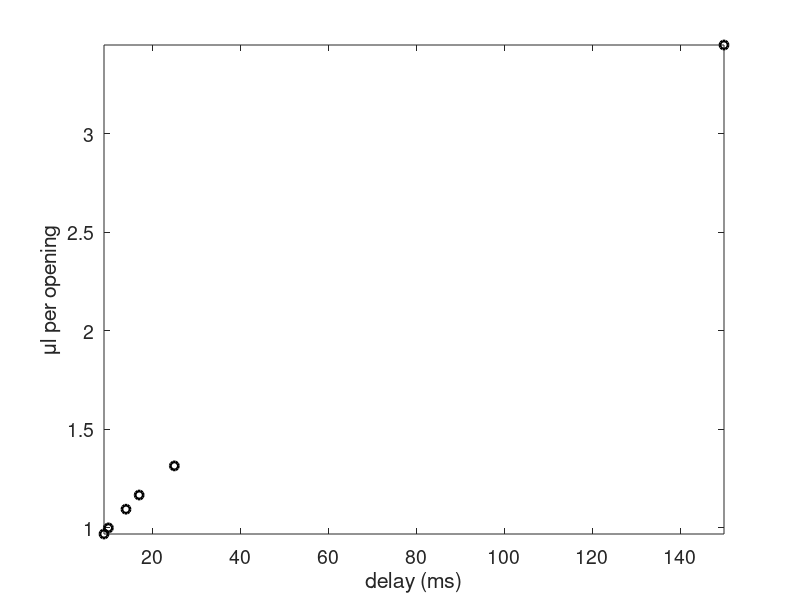

MATLAB code to generate this figure: (Note: this script raises an error after producing the figure.)
%% 26 JULY 2022 solenoid calibration center 
baseline_weight = 1.1309;

delay = [25 10 17 9 14 150]; % ms
weight = [ 1.2623 1.2308 1.2475 1.2277 1.2403 1.4761]; % weight with water from testing
n = ones(length(delay),1)*100; % number of valve openings
ul_opening = zeros(size(weight));
for ii = 1:length(delay)
    ul_opening(ii) = (weight(ii)-baseline_weight)/n(ii)*1000;
end

figure
[~,i] = sort(delay);
plot(delay(i),ul_opening(i),'ok','LineWidth',2)
set(gca,'FontSize',14)
xlabel('delay (ms)')
ylabel('\mul per opening')
axis tight

mdl = fitlm(delay,ul_opening);
pred_x = (1:1:50)';
pred_ul = predict(mdl,pred_x);
hold on;
plot(pred_x,pred_ul,'r-','LineWidth',2)

fprintf('closest to 1 ul: %d ms\n',pred_x(knnsearch(pred_ul,1)))

%% 26 JULY 2022 solenoid calibration LEFT 
baseline_weight = 1.1309;

delay = [170 300 126]; % ms
weight = [1.5082 1.7365 1.4336]; % weight with water from testing
n = ones(length(delay),1)*100; % number of valve openings
ul_opening = zeros(size(weight));
for ii = 1:length(delay)
    ul_opening(ii) = (weight(ii)-baseline_weight)/n(ii)*1000;
end

figure
[~,i] = sort(delay);
plot(delay(i),ul_opening(i),'ok','LineWidth',2)
set(gca,'FontSize',14)
xlabel('delay (ms)')
ylabel('\mul per opening')
axis tight

mdl = fitlm(delay,ul_opening);
pred_x = (10:1:500)';
pred_ul = predict(mdl,pred_x);
hold on;
plot(pred_x,pred_ul,'r-','LineWidth',2)

fprintf('closest to 2.2 ul: %d ms\n',pred_x(knnsearch(pred_ul,2)))

%% 26 JULY 2022 solenoid calibration RIGHT 
baseline_weight = 1.1309;

delay = [170 170 300 235 170 182]; % ms
weight = [1.4126 1.4151 1.5858 1.5025 1.4170 1.4284]; % weight with water from testing
n = ones(length(delay),1)*100; % number of valve openings
ul_opening = zeros(size(weight));
for ii = 1:length(delay)
    ul_opening(ii) = (weight(ii)-baseline_weight)/n(ii)*1000;
end

figure
[~,i] = sort(delay);
plot(delay(i),ul_opening(i),'ok','LineWidth',2)
set(gca,'FontSize',14)
xlabel('delay (ms)')
ylabel('\mul per opening')
axis tight

mdl = fitlm(delay,ul_opening);
pred_x = (10:1:500)';
pred_ul = predict(mdl,pred_x);
hold on;
plot(pred_x,pred_ul,'r-','LineWidth',2)

fprintf('closest to 2 ul: %d ms\n',pred_x(knnsearch(pred_ul,2)))




%% 7 JULY 2022 solenoid calibration RIGHT 
baseline_weight = 1.1309;

delay = [92 170 158 170]; % ms
weight = [1.4220 1.6679 1.6483 1.6801]; % weight with water from testing
n = ones(length(delay),1)*100; % number of valve openings
ul_opening = zeros(size(weight));
for ii = 1:length(delay)
    ul_opening(ii) = (weight(ii)-baseline_weight)/n(ii)*1000;
end

figure
[~,i] = sort(delay);
plot(delay(i),ul_opening(i),'ok','LineWidth',2)
set(gca,'FontSize',14)
xlabel('delay (ms)')
ylabel('\mul per opening')
axis tight

mdl = fitlm(delay,ul_opening);
pred_x = (10:1:250)';
pred_ul = predict(mdl,pred_x);
hold on;
plot(pred_x,pred_ul,'r-','LineWidth',2)

fprintf('closest to 3 ul: %d ms\n',pred_x(knnsearch(pred_ul,3)))



%% 7 JULY 2022 solenoid calibration LEFT 
baseline_weight = 1.1309;
n = [100 100 100 100 100 100]; % number of valve openings
delay = [116 170 162 160 150 170]; % ms
weight = [1.4804 1.6571 1.6490 1.6426 1.6198 1.6757]; % weight with water from testing
ul_opening = zeros(size(weight));
for ii = 1:length(delay)
    ul_opening(ii) = (weight(ii)-baseline_weight)/n(ii)*1000;
end

figure
[~,i] = sort(delay);
plot(delay(i),ul_opening(i),'ok','LineWidth',2)
set(gca,'FontSize',14)
xlabel('delay (ms)')
ylabel('\mul per opening')
axis tight

mdl = fitlm(delay,ul_opening);
pred_x = (10:1:250)';
pred_ul = predict(mdl,pred_x);
hold on;
plot(pred_x,pred_ul,'r-','LineWidth',2)

fprintf('closest to 3 ul: %d ms\n',pred_x(knnsearch(pred_ul,3)))



%% 27 JUNE 2022 solenoid calibration LEFT 
baseline_weight = 1.1310;
n = [100 100 100]; % number of valve openings
delay = [100 125 116]; % ms
weight = [1.5751 1.6606 1.6305]; % weight with water from testing
ul_opening = zeros(size(weight));
for ii = 1:length(delay)
    ul_opening(ii) = (weight(ii)-baseline_weight)/n(ii)*1000;
end

figure
[~,i] = sort(delay);
plot(delay(i),ul_opening(i),'ok','LineWidth',2)
set(gca,'FontSize',14)
xlabel('delay (ms)')
ylabel('\mul per opening')
axis tight

mdl = fitlm(delay,ul_opening);
pred_x = (10:1:250)';
pred_ul = predict(mdl,pred_x);
hold on;
plot(pred_x,pred_ul,'r-','LineWidth',2)

fprintf('closest to 5 ul: %d ms\n',pred_x(knnsearch(pred_ul,5)))


%% 27 JUNE 2022 solenoid calibration CENTER 
baseline_weight = 1.1310;
n = [100 100 100 100]; % number of valve openings
delay = [92 120 130 124]; % ms
weight = [1.5325 1.6192 1.6506 1.6356]; % weight with water from testing
ul_opening = zeros(size(weight));
for ii = 1:length(delay)
    ul_opening(ii) = (weight(ii)-baseline_weight)/n(ii)*1000;
end

figure
[~,i] = sort(delay);
plot(delay(i),ul_opening(i),'ok','LineWidth',2)
set(gca,'FontSize',14)
xlabel('delay (ms)')
ylabel('\mul per opening')
axis tight

mdl = fitlm(delay,ul_opening);
pred_x = (10:1:250)';
pred_ul = predict(mdl,pred_x);
hold on;
plot(pred_x,pred_ul,'r-','LineWidth',2)

fprintf('closest to 5 ul: %d ms\n',pred_x(knnsearch(pred_ul,5)))

%% 27 JUNE 2022 solenoid calibration RIGHT 
baseline_weight = 1.1310;
n = [100 100 100 100 100 100]; % number of valve openings
delay = [50 50 75 100 100 92]; % ms
weight = [1.4565 1.4719 1.5705 1.6599 1.6611 1.6332]; % weight with water from testing
ul_opening = zeros(size(weight));
for ii = 1:length(delay)
    ul_opening(ii) = (weight(ii)-baseline_weight)/n(ii)*1000;
end

figure
[~,i] = sort(delay);
plot(delay(i),ul_opening(i),'ok','LineWidth',2)
set(gca,'FontSize',14)
xlabel('delay (ms)')
ylabel('\mul per opening')
axis tight

mdl = fitlm(delay,ul_opening);
pred_x = (10:1:250)';
pred_ul = predict(mdl,pred_x);
hold on;
plot(pred_x,pred_ul,'r-','LineWidth',2)

fprintf('closest to 5 ul: %d ms\n',pred_x(knnsearch(pred_ul,5)))
%% 5 MAY 2022 solenoid calibration LEFT 
baseline_weight = 1.1321;
n = [100 ]; % number of valve openings
delay = [50 ]; % ms
weight = [1.6376 ]; % weight with water from testing
ul_opening = zeros(size(weight));
for ii = 1:length(delay)
    ul_opening(ii) = (weight(ii)-baseline_weight)/n(ii)*1000;
end

figure
[~,i] = sort(delay);
plot(delay(i),ul_opening(i),'ok','LineWidth',2)
set(gca,'FontSize',14)
xlabel('delay (ms)')
ylabel('\mul per opening')
axis tight

mdl = fitlm(delay,ul_opening);
pred_x = (10:1:250)';
pred_ul = predict(mdl,pred_x);
hold on;
plot(pred_x,pred_ul,'r-','LineWidth',2)

fprintf('closest to 5 ul: %d ms\n',pred_x(knnsearch(pred_ul,5)))

%% 5 MAY 2022 solenoid calibration CENTER 
baseline_weight = 1.1321;
n = [100 100]; % number of valve openings
delay = [50 55]; % ms
weight = [1.6252 1.6428]; % weight with water from testing
ul_opening = zeros(size(weight));
for ii = 1:length(delay)
    ul_opening(ii) = (weight(ii)-baseline_weight)/n(ii)*1000;
end

figure
[~,i] = sort(delay);
plot(delay(i),ul_opening(i),'ok','LineWidth',2)
set(gca,'FontSize',14)
xlabel('delay (ms)')
ylabel('\mul per opening')
axis tight

mdl = fitlm(delay,ul_opening);
pred_x = (10:1:250)';
pred_ul = predict(mdl,pred_x);
hold on;
plot(pred_x,pred_ul,'r-','LineWidth',2)

fprintf('closest to 5 ul: %d ms\n',pred_x(knnsearch(pred_ul,5)))

%% 5 MAY 2022 solenoid calibration RIGHT 
baseline_weight = 1.1321;
n = [100 100 100]; % number of valve openings
delay = [100 70 50]; % ms
weight = [1.8586 1.7098 1.6471]; % weight with water from testing
ul_opening = zeros(size(weight));
for ii = 1:length(delay)
    ul_opening(ii) = (weight(ii)-baseline_weight)/n(ii)*1000;
end

figure
[~,i] = sort(delay);
plot(delay(i),ul_opening(i),'ok','LineWidth',2)
set(gca,'FontSize',14)
xlabel('delay (ms)')
ylabel('\mul per opening')
axis tight

mdl = fitlm(delay,ul_opening);
pred_x = (10:1:250)';
pred_ul = predict(mdl,pred_x);
hold on;
plot(pred_x,pred_ul,'r-','LineWidth',2)

fprintf('closest to 5 ul: %d ms\n',pred_x(knnsearch(pred_ul,5)))

%% 14 Feb 2022 solenoid calibration 
baseline_weight = 1.1308;
n = [100 100 100 100 100]; % number of valve openings
delay = [160 160 180 180 200]; % ms
weight = [1.4526 1.4438 1.4731 1.4758 1.5070]; % weight with water from testing
ul_opening = zeros(size(weight));
for ii = 1:length(delay)
    ul_opening(ii) = (weight(ii)-baseline_weight)/n(ii)*1000;
end

figure
[~,i] = sort(delay);
plot(delay(i),ul_opening(i),'ok','LineWidth',2)
set(gca,'FontSize',14)
xlabel('delay (ms)')
ylabel('\mul per opening')
axis tight

mdl = fitlm(delay,ul_opening);
pred_x = (50:1:250)';
pred_ul = predict(mdl,pred_x);
hold on;
plot(pred_x,pred_ul,'r-','LineWidth',2)

fprintf('closest to 5 ul: %d ms\n',pred_x(knnsearch(pred_ul,5)))

%% 07 Feb 2022 solenoid calibration 
baseline_weight = 1.1307;
n = [100 100]; % number of valve openings
delay = [150 170]; % ms
weight = [1.5187 1.5592]; % weight with water from testing
ul_opening = zeros(size(weight));
for ii = 1:length(delay)
    ul_opening(ii) = (weight(ii)-baseline_weight)/n(ii)*1000;
end

figure
[~,i] = sort(delay);
plot(delay(i),ul_opening(i),'ok','LineWidth',2)
set(gca,'FontSize',14)
xlabel('delay (ms)')
ylabel('\mul per opening')
axis tight

mdl = fitlm(delay,ul_opening);
pred_x = (50:1:250)';
pred_ul = predict(mdl,pred_x);
hold on;
plot(pred_x,pred_ul,'r-','LineWidth',2)

fprintf('closest to 5 ul: %d ms\n',pred_x(knnsearch(pred_ul,5)))


%% 27 Jan 2022 solenoid calibration after leak fixed
baseline_weight = 1.1307;
n = [100 100]; % number of valve openings
delay = [150 160]; % ms
weight = [1.5951 1.6169]; % weight with water from testing
ul_opening = zeros(size(weight));
for ii = 1:length(delay)
    ul_opening(ii) = (weight(ii)-baseline_weight)/n(ii)*1000;
end

figure
[~,i] = sort(delay);
plot(delay(i),ul_opening(i),'ok','LineWidth',2)
set(gca,'FontSize',14)
xlabel('delay (ms)')
ylabel('\mul per opening')
axis tight

mdl = fitlm(delay,ul_opening);
pred_x = (50:1:200)';
pred_ul = predict(mdl,pred_x);
hold on;
plot(pred_x,pred_ul,'r-','LineWidth',2)

fprintf('closest to 5 ul: %d ms\n',pred_x(knnsearch(pred_ul,5)))

%% 19 Jan 2022 solenoid calibration after leak fixed
baseline_weight = 1.1308;
n = [100 100 100]; % number of valve openings
delay = [135 135 150]; % ms
weight = [1.5148 1.5517 1.6436]; % weight with water from testing
ul_opening = zeros(size(weight));
for ii = 1:length(delay)
    ul_opening(ii) = (weight(ii)-baseline_weight)/n(ii)*1000;
end

figure
[~,i] = sort(delay);
plot(delay(i),ul_opening(i),'ok','LineWidth',2)
set(gca,'FontSize',14)
xlabel('delay (ms)')
ylabel('\mul per opening')
axis tight

mdl = fitlm(delay,ul_opening);
pred_x = (50:1:200)';
pred_ul = predict(mdl,pred_x);
hold on;
plot(pred_x,pred_ul,'r-','LineWidth',2)

fprintf('closest to 5 ul: %d ms\n',pred_x(knnsearch(pred_ul,5)))

%% 10 Dec 2021 solenoid calibration after leak fixed
baseline_weight = 1.1305;
n = [100 100 100 100]; % number of valve openings
delay = [100 50 150 135]; % ms
weight = [1.5494 1.4224 1.6697 1.6292]; % weight with water from testing
ul_opening = zeros(size(weight));
for ii = 1:length(delay)
    ul_opening(ii) = (weight(ii)-baseline_weight)/n(ii)*1000;
end

figure
[~,i] = sort(delay);
plot(delay(i),ul_opening(i),'ok','LineWidth',2)
set(gca,'FontSize',14)
xlabel('delay (ms)')
ylabel('\mul per opening')
axis tight

mdl = fitlm(delay,ul_opening);
pred_x = (50:5:200)';
pred_ul = predict(mdl,pred_x);
hold on;
plot(pred_x,pred_ul,'r-','LineWidth',2)

%% 10 Dec 2021 solenoid calibration
baseline_weight = 1.1305;
n = [200 200 100 100 100 100 100]; % number of valve openings
delay = [50 100 120 80 100 150 100]; % ms
weight = [1.6178 1.9065 1.5562 1.4535 1.4982 1.6128 1.5494]; % weight with water from testing
ul_opening = zeros(size(weight));
for ii = 1:length(delay)
    ul_opening(ii) = (weight(ii)-baseline_weight)/n(ii)*1000;
end

figure
[~,i] = sort(delay);
plot(delay(i),ul_opening(i),'ok','LineWidth',2)
set(gca,'FontSize',14)
xlabel('delay (ms)')
ylabel('\mul per opening')
axis tight

mdl = fitlm(delay,ul_opening);
pred_x = (50:5:200)';
pred_ul = predict(mdl,pred_x);
hold on;
plot(pred_x,pred_ul,'r-','LineWidth',2)
